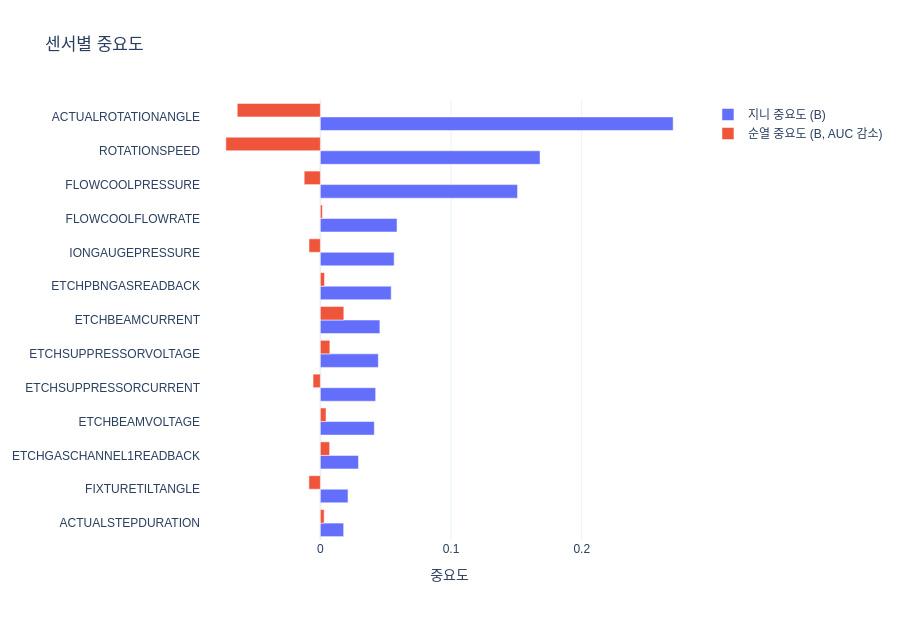

This figure's notebook cell:
### Code cell
t = tab.iloc[::-1]
fig = go.Figure()
fig.add_bar(y=t.index, x=t["지니 B"], orientation="h", name="지니 중요도 (B)")
fig.add_bar(y=t.index, x=t["순열 B(AUC 감소)"], orientation="h", name="순열 중요도 (B, AUC 감소)")
fig.update_layout(title="센서별 중요도", barmode="group", height=620, xaxis_title="중요도")
show(fig)

### Figure 1 — Plotly figure (JSON) as saved in the notebook; plotly's stock layout.template omitted (floating-point values rounded to 4 significant figures)
{"data": [{"name": "지니 중요도 (B)", "orientation": "h", "type": "bar", "x": [0.01783, 0.02115, 0.02919, 0.0413, 0.04231, 0.04435, 0.04556, 0.05421, 0.05647, 0.05868, 0.1509, 0.1681, 0.27], "y": ["ACTUALSTEPDURATION", "FIXTURETILTANGLE", "ETCHGASCHANNEL1READBACK", "ETCHBEAMVOLTAGE", "ETCHSUPPRESSORCURRENT", "ETCHSUPPRESSORVOLTAGE", "ETCHBEAMCURRENT", "ETCHPBNGASREADBACK", "IONGAUGEPRESSURE", "FLOWCOOLFLOWRATE", "FLOWCOOLPRESSURE", "ROTATIONSPEED", "ACTUALROTATIONANGLE"]}, {"name": "순열 중요도 (B, AUC 감소)", "orientation": "h", "type": "bar", "x": [0.002927, -0.008747, 0.007086, 0.00434, -0.005589, 0.007279, 0.01795, 0.003171, -0.008688, 0.001569, -0.01238, -0.07232, -0.06361], "y": ["ACTUALSTEPDURATION", "FIXTURETILTANGLE", "ETCHGASCHANNEL1READBACK", "ETCHBEAMVOLTAGE", "ETCHSUPPRESSORCURRENT", "ETCHSUPPRESSORVOLTAGE", "ETCHBEAMCURRENT", "ETCHPBNGASREADBACK", "IONGAUGEPRESSURE", "FLOWCOOLFLOWRATE", "FLOWCOOLPRESSURE", "ROTATIONSPEED", "ACTUALROTATIONANGLE"]}], "layout": {"barmode": "group", "font": {"family": "Malgun Gothic, sans-serif"}, "height": 620, "title": {"text": "센서별 중요도"}, "xaxis": {"title": {"text": "중요도"}}}}
